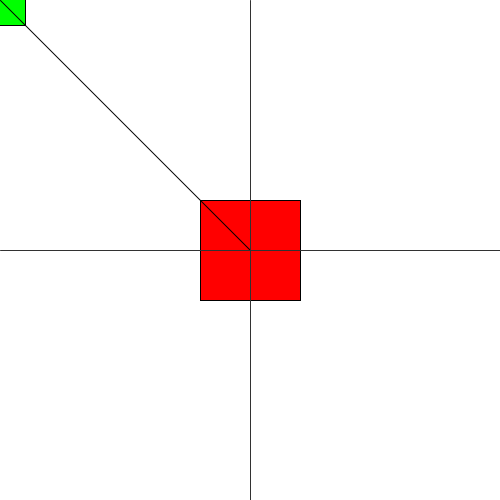
Frame 1 (no input)
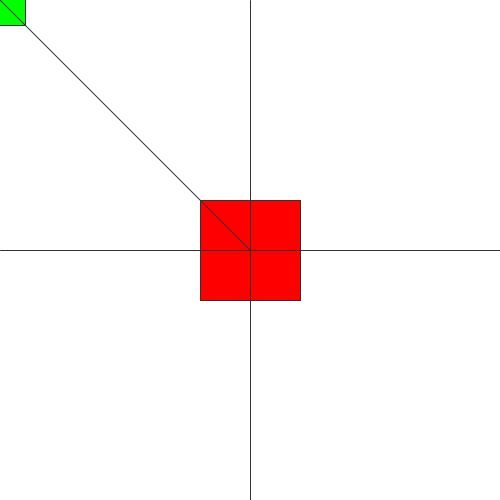
Frame 60 (the mouse pressed at the canvas centre just before this capture)
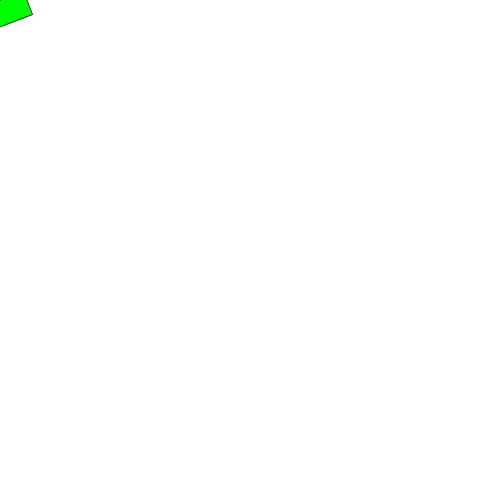
Frame 120 (the mouse held since frame 60 and released just before this capture)

The Processing sketch that drew these frames (run headless with seeded random() and noise(); from frame 60 on, the mouse is pressed at the canvas centre):

// Processing sketch: rotacion_Push_Pop_Matrix_01
// ── rotacion_Push_Pop_Matrix_01.pde
void setup() {
  size(500, 500);
  rectMode(CENTER);
}

void draw() {
  background(255);
  //Esto no da el resultado esperado.
  //Con este metodo estamos rotando el canvas, no los elementos
  //rotate(radians(0)); 
  rotate(radians(mouseY));  //activar esto para rotar con el mouse
  fill(0,255,0);
  rect(0, 0, 50, 50);
  fill(255,0,0);
  rect(width/2, height/2, 100, 100);
  line(0, 0, width/2, height/2);
  
  stroke(50);
  line(width/2, 0, width/2, height);
  line(0, height/2, width, height/2);
}
